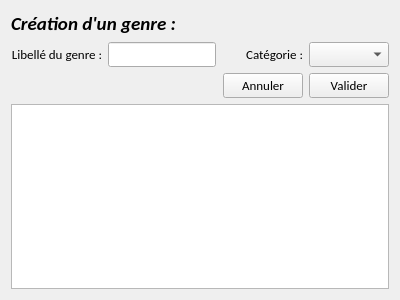
<?xml version="1.0" encoding="UTF-8"?>
<ui version="4.0">
 <class>GuiGenreNew</class>
 <widget class="QWidget" name="GuiGenreNew">
  <property name="geometry">
   <rect>
    <x>0</x>
    <y>0</y>
    <width>400</width>
    <height>300</height>
   </rect>
  </property>
  <property name="font">
   <font>
    <family>Calibri</family>
    <pointsize>10</pointsize>
   </font>
  </property>
  <property name="windowTitle">
   <string>GuiGenreNew</string>
  </property>
  <layout class="QVBoxLayout" name="verticalLayout">
   <item>
    <widget class="QLabel" name="LblTitre">
     <property name="font">
      <font>
       <family>Calibri</family>
       <pointsize>14</pointsize>
       <weight>75</weight>
       <italic>true</italic>
       <bold>true</bold>
      </font>
     </property>
     <property name="text">
      <string>Création d'un genre :</string>
     </property>
    </widget>
   </item>
   <item>
    <layout class="QHBoxLayout" name="horizontalLayout_2">
     <item>
      <widget class="QLabel" name="lblLibelle">
       <property name="text">
        <string>Libellé du genre :</string>
       </property>
       <property name="alignment">
        <set>Qt::AlignRight|Qt::AlignTrailing|Qt::AlignVCenter</set>
       </property>
      </widget>
     </item>
     <item>
      <widget class="QLineEdit" name="leLibelleGenre">
       <property name="sizePolicy">
        <sizepolicy hsizetype="Preferred" vsizetype="Fixed">
         <horstretch>0</horstretch>
         <verstretch>0</verstretch>
        </sizepolicy>
       </property>
      </widget>
     </item>
     <item>
      <widget class="QLabel" name="lblCategorie">
       <property name="text">
        <string>Catégorie :</string>
       </property>
       <property name="alignment">
        <set>Qt::AlignRight|Qt::AlignTrailing|Qt::AlignVCenter</set>
       </property>
      </widget>
     </item>
     <item>
      <widget class="QComboBox" name="cbCategorie"/>
     </item>
    </layout>
   </item>
   <item>
    <layout class="QHBoxLayout" name="horizontalLayout">
     <item>
      <spacer name="horizontalSpacer">
       <property name="orientation">
        <enum>Qt::Horizontal</enum>
       </property>
       <property name="sizeHint" stdset="0">
        <size>
         <width>40</width>
         <height>20</height>
        </size>
       </property>
      </spacer>
     </item>
     <item>
      <widget class="QPushButton" name="btnAnnuler">
       <property name="text">
        <string>Annuler</string>
       </property>
       <property name="icon">
        <iconset resource="../SeboApp.qrc">
         <normaloff>:/SeboApp/Resources/supprimer.png</normaloff>:/SeboApp/Resources/supprimer.png</iconset>
       </property>
      </widget>
     </item>
     <item>
      <widget class="QPushButton" name="btnValider">
       <property name="text">
        <string>Valider</string>
       </property>
       <property name="icon">
        <iconset resource="../SeboApp.qrc">
         <normaloff>:/SeboApp/Resources/Ajouter.png</normaloff>:/SeboApp/Resources/Ajouter.png</iconset>
       </property>
      </widget>
     </item>
    </layout>
   </item>
   <item>
    <widget class="QTableView" name="tvGenre"/>
   </item>
  </layout>
 </widget>
 <layoutdefault spacing="6" margin="11"/>
 <resources>
  <include location="../SeboApp.qrc"/>
 </resources>
 <connections/>
</ui>
